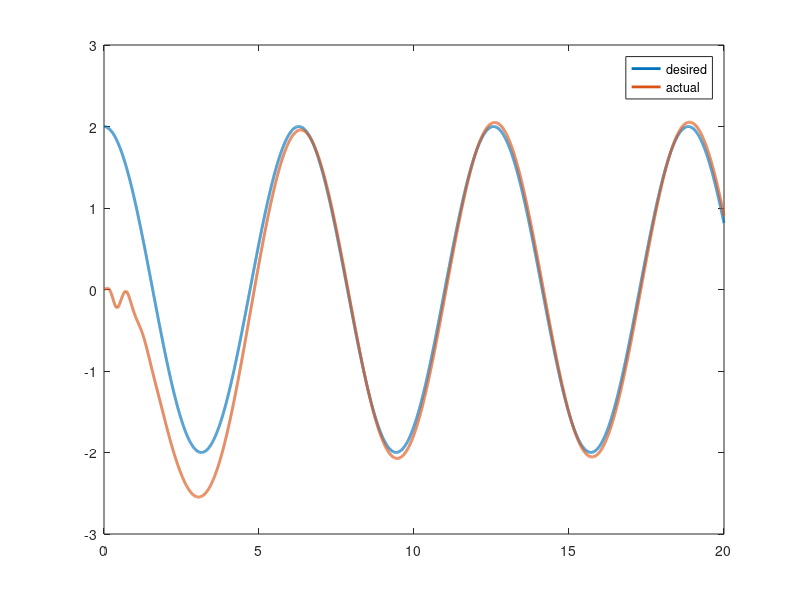
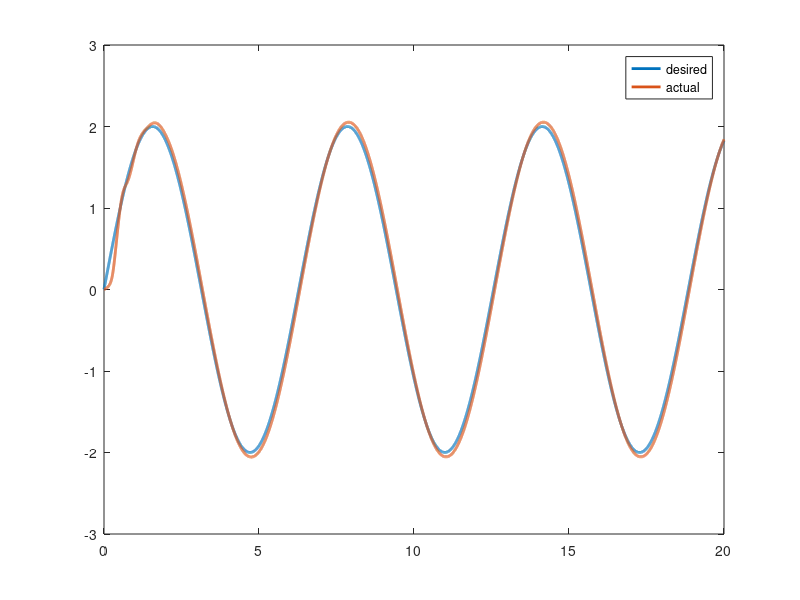
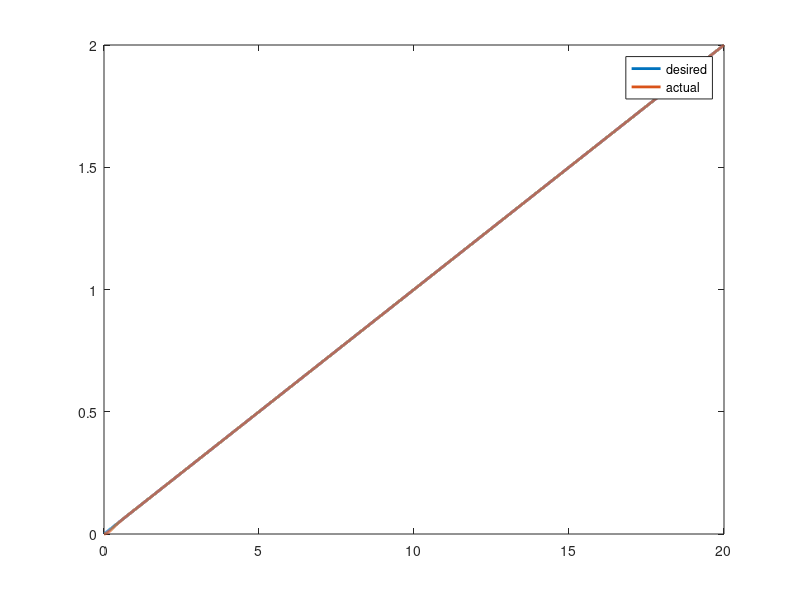
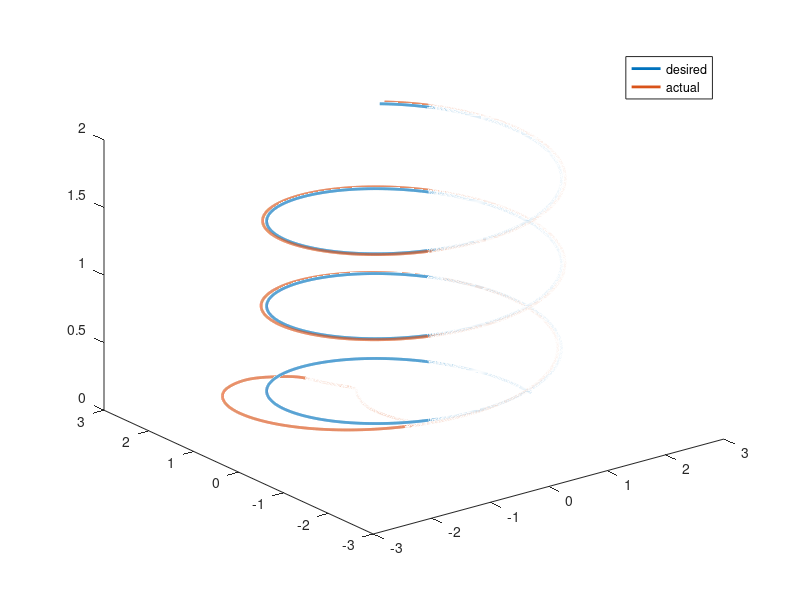

Source code (MATLAB) for these figures, in order: (Note: this script raises an error after producing the figures.)
%% Clear

clc
clear all
close all

%% Parameters

kend = 20000;
dt = 0.001;

%% Initialize gains

Kp_x = 1;
Ki_x = 0.1;
Kd_x = 2;

Kp_y = 1;
Ki_y = 0.1;
Kd_y = 2;

Kp_z = 50;
Ki_z = 0.1;
Kd_z = 10;

Kp_roll = 30;
Ki_roll = 0.1;
Kd_roll = 5;

Kp_pitch = 30;
Ki_pitch = 0.1;
Kd_pitch = 5;

Kp_yaw = 30;
Ki_yaw = 0.1;
Kd_yaw = 5;

%% Initialize constants

Ixx = 8.1*10^(-3);  % Quadrotor moment of inertia around X axis
Iyy = 8.1*10^(-3);  % Quadrotor moment of inertia around Y axis
Izz = 14.2*10^(-3);  % Quadrotor moment of inertia around Z axis
Jtp = 104*10^(-6);  % Total rotational moment of inertia around the propeller axis
b = 54.2*10^(-5);  % Thrust factor
d = 1.1*10^(-6);  % Drag factor
l = 0.2;  % Distance to the center of the Quadrotor
m = 1;  % Mass of the Quadrotor in Kg
g = 9.81;   % Gravitational acceleration

%% Initial state

x_init = 0;
y_init = 0;
z_init = 0;
roll_init = pi/6;
pitch_init = pi/4;
yaw_init = pi/2;

%% Reference values

t = dt*(1:kend);

x_ref = 2*cos(t);% 2*t;
dx_ref = -2*sin(t);% 0*t;

y_ref = 2*sin(t);% -5*t;
dy_ref = 2*cos(t);% 0*t;

z_ref = 0.1*t;
dz_ref = 0.1*ones(kend,1);

yaw_ref = 0*t;
dyaw_ref = 0*ones(kend,1);

Attituded = zeros(kend,3);

%% Control loop

state = zeros(kend, 12);

state(1,1) = x_init;
state(1,2) = y_init;
state(1,3) = z_init;
state(1,4) = 0;
state(1,5) = 0;
state(1,6) = 0;
state(1,7) = roll_init;
state(1,8) = pitch_init;
state(1,9) = yaw_init;
state(1,10) = 0;
state(1,11) = 0;
state(1,12) = 0;

input = zeros(kend, 4);

for k = 1:kend - 1
    
    %% Compute position errors
    
    e_x = cos(state(k,9)) * (x_ref(k) - state(k,1)) - sin(state(k,9)) * (y_ref(k) - state(k,2));
    e_dx = cos(state(k,9)) * (dx_ref(k) - state(k,4)) - sin(state(k,9)) * (dy_ref(k) - state(k,5));
    
    e_y = -sin(state(k,9)) * (x_ref(k) - state(k,1)) - cos(state(k,9)) * (y_ref(k) - state(k,2));
    e_dy = -sin(state(k,9)) * (dx_ref(k) - state(k,4)) - cos(state(k,9)) * (dy_ref(k) - state(k,5));
    
    e_z = z_ref(k) - state(k,3);
    e_dz = dz_ref(k) - state(k,6);
    
    error_high = [e_x, e_dx; e_y, e_dy; e_z, e_dz];
    
    %% Position controller
    
    roll_ref = Kp_x * e_x + Kd_x * e_dx; %
    pitch_ref = Kp_y * e_y + Kd_y * e_dy; %
    thrust = m*(g + Kp_z * e_z + Kd_z * e_dz)/(cos(state(k,7))*cos(state(k,8)));   % Total Thrust on the body along z-axis
    
    roll_ref = max([min([roll_ref pi/2]) -pi/2]); %
    pitch_ref = max([min([pitch_ref pi/2]) -pi/2]); %
    
    Attituded(k,:) = [roll_ref pitch_ref thrust];
    
    %% Compute attitude errors
    
    e_roll = pitch_ref - state(k,7);
    e_droll = - state(k,10);
    
    e_pitch = roll_ref - state(k,8);
    e_dpitch = - state(k,11);
    
    e_yaw = yaw_ref(k) - state(k,9);
    e_dyaw = - state(k,12);
    
    error_low = [e_roll e_droll; e_pitch e_dpitch; e_yaw e_dyaw];
    
    %% Attitude controller
    
    tau_roll = Kp_roll * e_roll + Kd_roll * e_droll; % Roll rate
    tau_pitch = Kp_pitch * e_pitch + Kd_pitch * e_dpitch; % Pitch rate
    tau_yaw = Kp_yaw * e_yaw + Kd_yaw * e_dyaw; % Yaw rate
    
    input(k,:) = [thrust tau_roll tau_pitch tau_yaw];
    
    %% System dynamics
    
    dstate(1) = state(k,4);                                                                                             % x_dot
    dstate(2) = state(k,5);                                                                                             % y_dot
    dstate(3) = state(k,6);                                                                                             % z_dot
    dstate(4) = (sin(state(k,9))*sin(state(k,7)) + cos(state(k,9))*sin(state(k,8))*cos(state(k,7)))*(input(k,1)/m);     % x_dotdot
    dstate(5) = (-cos(state(k,9))*sin(state(k,7)) + sin(state(k,9))*sin(state(k,8))*cos(state(k,7)))*(input(k,1)/m);    % y_dotdot
    dstate(6) = (cos(state(k,8))*cos(state(k,7)))*(input(k,1)/m) - g;                                                   % z_dotdot
    dstate(7) = state(k,10);                                                                                            % roll_dot
    dstate(8) = state(k,11);                                                                                            % pitch_dot
    dstate(9) = state(k,12);                                                                                            % yaw_dot
    dstate(10) = ((Iyy - Izz)/Ixx)*state(k,11)*state(k,12) - (Jtp/Ixx)*state(k,11) + (input(k,2)/Ixx);                  % roll_dotdot
    dstate(11) = ((Izz - Ixx)/Iyy)*state(k,10)*state(k,12) + (Jtp/Iyy)*state(k,10) + (input(k,3)/Iyy);                  % pitch_dotdot
    dstate(12) = ((Ixx - Iyy)/Izz)*state(k,10)*state(k,11) + (input(k,4)/Izz);                                          % yaw_dotdot
    
    state(k + 1,:) = state(k,:) + dt * dstate;
    
    if rem(k,1000) == 0
        disp([num2str(k/(kend - 1)*100), '%']);
    end
end
disp('100%');

%% Plots

figure('Name', 'x tracking', 'NumberTitle', 'off');
h = plot(dt*(0:(kend-1)), x_ref, dt*(0:(kend-1)), state(:, 1));
set(h, 'LineWidth', 2);
legend('desired', 'actual');

figure('Name', 'y tracking', 'NumberTitle', 'off');
h = plot(dt*(0:(kend-1)), y_ref, dt*(0:(kend-1)), state(:, 2));
set(h, 'LineWidth', 2);
legend('desired', 'actual');

figure('Name', 'z tracking', 'NumberTitle', 'off');
h = plot(dt*(0:(kend-1)), z_ref, dt*(0:(kend-1)), state(:, 3));
set(h, 'LineWidth', 2);
legend('desired', 'actual');

figure('Name', '3D tracking', 'NumberTitle', 'off');
h = plot3(x_ref, y_ref, z_ref, state(:, 1), state(:, 2), state(:, 3));
set(h, 'LineWidth', 2);
legend('desired', 'actual');

% figure('Name', 'Control Signals', 'NumberTitle', 'off');
% h = plot([(Attituded - Y_high'), Y_high']);
% set(h, 'LineWidth', 2);
% legend('PID_x', 'PID_y', 'PID_z', 'ANN_x', 'ANN_y', 'ANN_z');

% figure('Name', 'roll tracking', 'NumberTitle', 'off');
% h = plot(dt*(0:(kend-1)), Attituded(:,1) / pi * 180, dt*(0:(kend-1)), state(:, 7) / pi * 180);
% set(h, 'LineWidth', 2);
% legend('desired', 'actual');
%
% figure('Name', 'pitch tracking', 'NumberTitle', 'off');
% h = plot(dt*(0:(kend-1)), Attituded(:,2) / pi * 180, dt*(0:(kend-1)), state(:, 8) / pi * 180);
% set(h, 'LineWidth', 2);
% legend('desired', 'actual');
%
% figure('Name', 'yaw tracking', 'NumberTitle', 'off');
% h = plot(dt*(0:(kend-1)), Psid / pi * 180, dt*(0:(kend-1)), state(:, 9) / pi * 180);
% set(h, 'LineWidth', 2);
% legend('desired', 'actual');

%% Performance

v_max = max(sqrt(state(:,4).^2 + state(:,5).^2 + state(:,6).^2))

error = sqrt((x_ref - state(:,1)').^2 + (y_ref - state(:,2)').^2 + (z_ref - state(:,3)').^2);
mae = mean(error)
rmse = sqrt(mean(error.^2))

%% Save data

state = [state(:,1:6) eul2quat(state(:,7:9)) state(:,10:12)]; % caonvert Euler angles to quaternions

save('dataUAV', 'state', 'input');